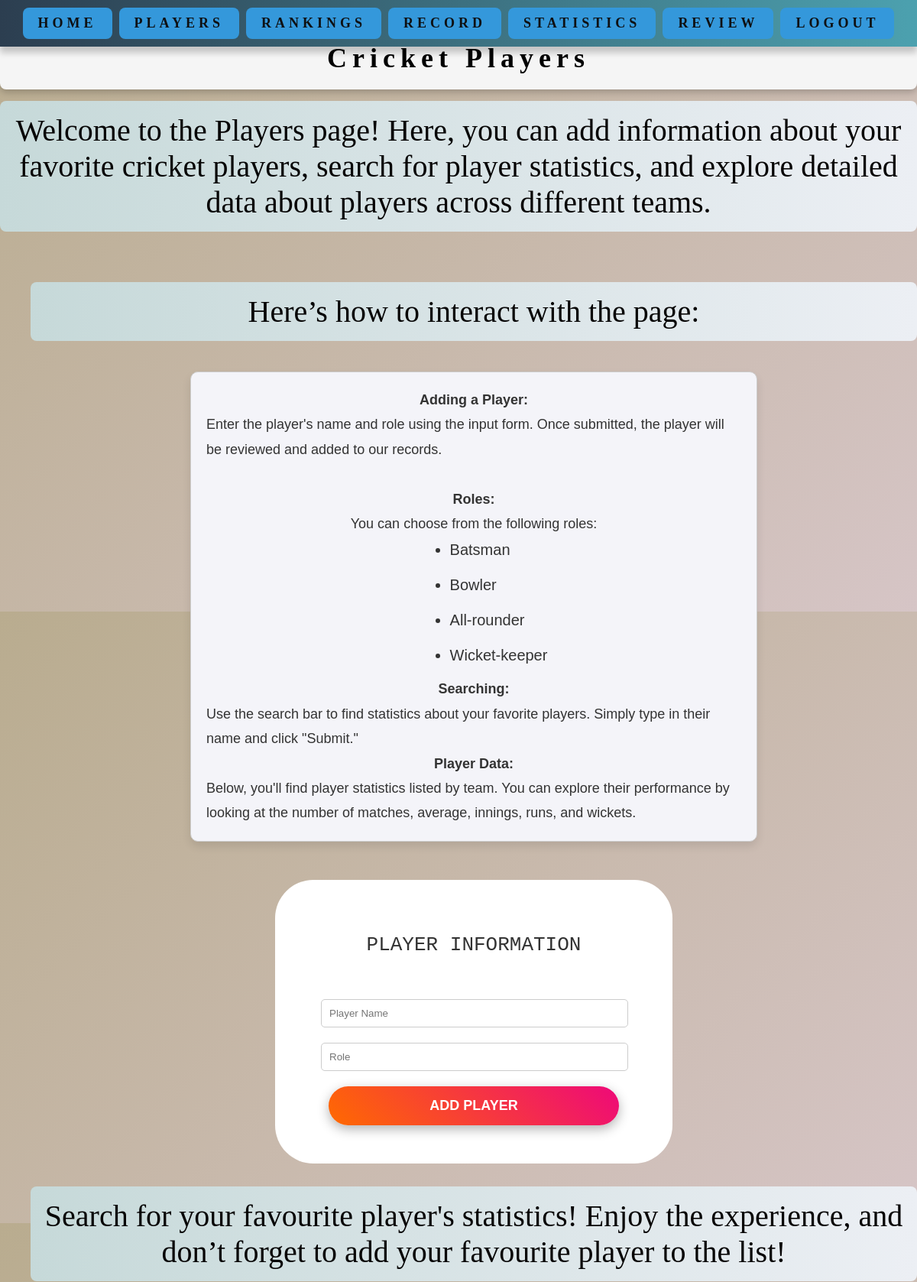
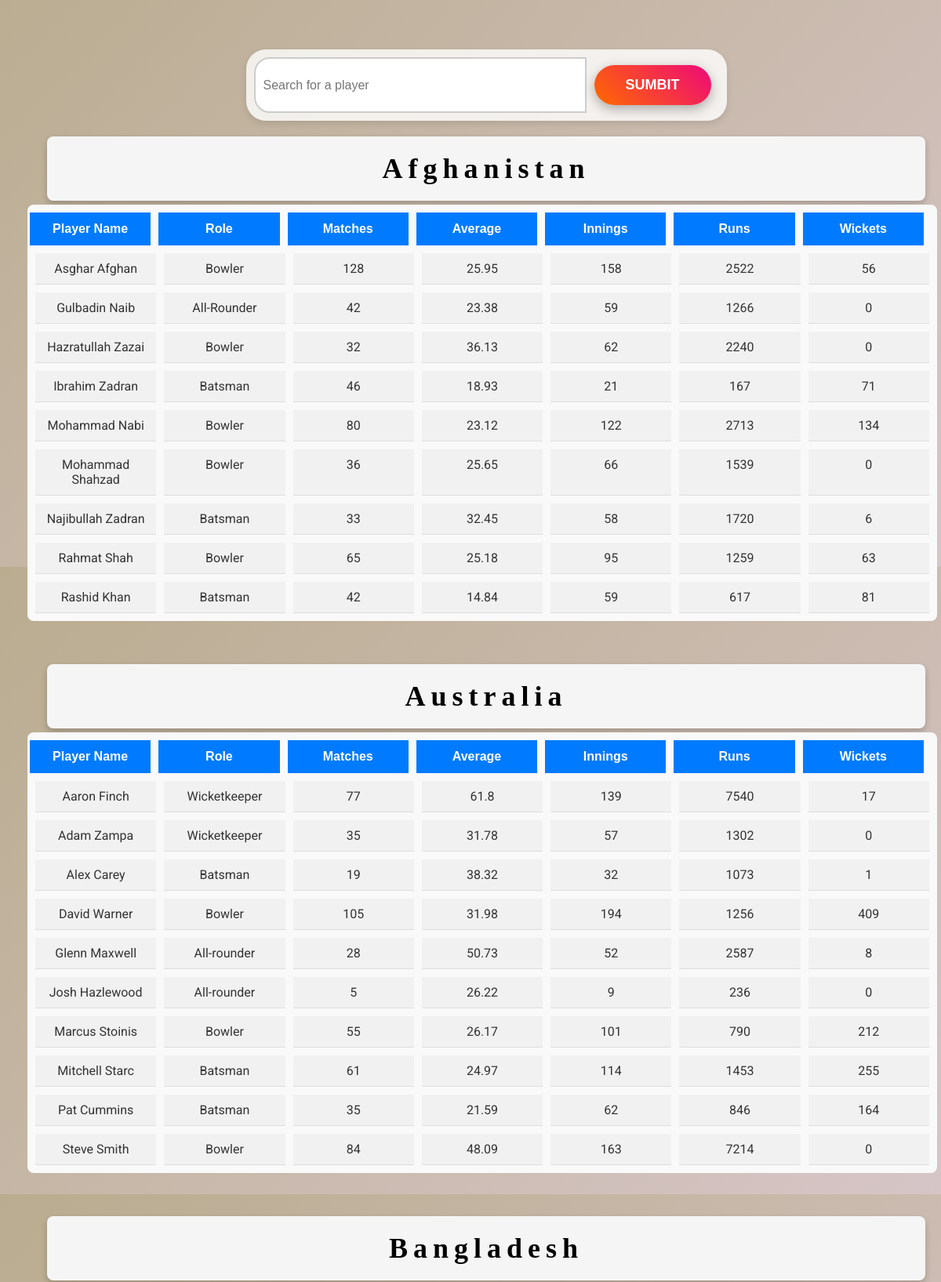
The app's page /Players (upper part) with its own data (2 pictures, top to bottom).
### tables this page shows
CREATE TABLE Matches ("Match id" INTEGER PRIMARY KEY, Playerid INTEGER REFERENCES Player (PlayerId), Matches INTEGER, Innings INTEGER, Runs INTEGER, Wickets INTEGER, Average INTEGER, Team TEXT);

CREATE TABLE Teams (Teamid INTEGER PRIMARY KEY, TeamName TEXT);

CREATE TABLE Player (PlayerId INTEGER PRIMARY KEY, PlayerName TEXT UNIQUE, Role TEXT, Teamid INTEGER REFERENCES Teams (Teamid), Verified INTEGER DEFAULT 1);

### routes.py (the view)
@app.route('/Players')
def Players():
    conn = get_db_connections()  # Establish DB connection
    cur = conn.cursor()
    cur.execute("""
    SELECT
       Teams.TeamName,
        Player.PlayerName,
        Player.Role,
        Matches.Matches,
        Matches.Average,
        Matches.Innings,
        Matches.Runs,
        Matches.Wickets
    FROM Teams
    INNER JOIN Player ON Teams.TeamId = Player.TeamId
    INNER JOIN Matches ON Player.PlayerId = Matches.PlayerId
    WHERE Player.Verified = 1
    ORDER BY Teams.TeamName, Player.PlayerName
    """)
    players_by_team = cur.fetchall()
    conn.close()
    teams_data = {}
    for row in players_by_team:
        team_name = row[0]
        player_data = row[1:]
        if team_name not in teams_data:
            teams_data[team_name] = []
        teams_data[team_name].append(player_data)
    return render_template("Players.html", teams_data=teams_data)  # render players page

### routes.py (called while the page is built)
def get_db_connections():
    conn = sqlite3.connect(DATABASE)  # Connect to the SQLite database
    conn.row_factory = sqlite3.Row  # Configure the connection to return rows as dictionaries
    return conn  # Return the database connection

### templates/Players.html (shortened to what this page needs)
{% extends "layout.html" %}
{% block content %}
<link rel="stylesheet" href="/static/style.css">
<body class="home-style">
    <h1 class="stats1">Cricket Players</h1>
    <p class="Instruction-player">Welcome to the Players page! Here, you can add information about your favorite cricket players, search for player statistics, and explore detailed data about players across different teams.</p>
    <ul>
        <p class="Instruction-player">
            Here’s how to interact with the page:
            <ul class="instructions-list">
                <strong>Adding a Player:</strong> Enter the player's name and role using the input form. Once submitted, the player will be reviewed and added to our records. <br><br>
                <strong>Roles:</strong> You can choose from the following roles:
                    <ul class="roles-list">
                        <li>Batsman</li>
                        <li>Bowler</li>
                        <li>All-rounder</li>
                        <li>Wicket-keeper</li>
                    </ul>
                <strong>Searching:</strong> Use the search bar to find statistics about your favorite players. Simply type in their name and click "Submit." <br>
                <strong>Player Data:</strong> Below, you'll find player statistics listed by team. You can explore their performance by looking at the number of matches, average, innings, runs, and wickets.
            </ul>
        </p>
    <div class="login">
        <div class="Player-login-box">
            <p class="playerp">Player Information</p>
            <form class="Player-form" action="{{ url_for('addplayer') }}" method="post">
                <input class="form-input" type="text" name="player_name" placeholder="Player Name" required>
                <input class="form-input" type="text" name="role" placeholder="Role" required>
                <button class="Ranking-button" type="submit">Add Player</button>
            </form>
        </div>
    </div>
    <p class="Instruction-player">Search for your favourite player's statistics! Enjoy the experience, and don’t forget to add your favourite player to the list!</p>
    <div class="Serach-bar">
        <form action="{{url_for('search')}}" method="GET">
            <input type="text" name="query" placeholder="Search for a player" required>
            <button class="Ranking-button" type="Sumbit">Sumbit</button>
        </form>
    </div>
    {% for team, players in teams_data.items() %}
    <div class="team-section">
        <h2 class="stats1">{{ team }}</h2>
        <div class="players-grid">
            <div class="players-grid-title">Player Name</div>
            <div class="players-grid-title">Role</div>
            <div class="players-grid-title">Matches</div>
            <div class="players-grid-title">Average</div>
            <div class="players-grid-title">Innings</div>
            <div class="players-grid-title">Runs</div>
            <div class="players-grid-title">Wickets</div>
            {% for player in players %}
                <div class="player-cell">{{ player[0] }}</div>
                <div class="player-cell">{{ player[1] }}</div>
                <div class="player-cell">{{ player[2] }}</div>
                <div class="player-cell">{{ player[3] }}</div>
                <div class="player-cell">{{ player[4] }}</div>
                <div class="player-cell">{{ player[5] }}</div>
                <div class="player-cell">{{ player[6] }}</div>
            {% endfor %}
        </div>
    </div>
    {% endfor %}
</body>
{% endblock %}

### static/style.css (style rules this page uses)
.home-style { margin: 0; padding: 0; font-family: Arial, Helvetica, sans-serif; background: linear-gradient(135deg,#b9ac8f 0%, #d6c5c6 100%); color: #333; display: flex; flex-direction: column; min-height: 100vh; overflow-x:hidden ; }
h1 { font-size: 100px; margin: 0; color: #e74c3c; }
h2 { margin: 20px; font-size: 24px; }
p { font-size: 20px; margin: 10px 0; }
.stats1 { position: relative; top: 15px; text-align: center; font-size: 36px; padding: 20px; background-color: whitesmoke; color: black; font-family: Pinyon Script; margin-top: 20px; margin-bottom: 20px; letter-spacing: 7px; border-radius: 8px; box-shadow: 0 4px 8px rgba(0, 0, 0, 0.2); }
.playerp { text-align: center; font-family: monospace; text-transform: uppercase; font-weight: 200; font-size: xx-large; }
form { position: relative; display: flex; flex-direction: column; top: 20px; widows: 100%; }
.form-input { width: calc(100% - 20px); padding: 10px; margin: 10px 0; border: 1px solid #ccc; border-radius: 5px; }
.login { flex: 1; display: flex; justify-content: center; align-items: center; height: 100%; padding: 20px; }
.Player-login-box { background: white; padding: 60px; border-radius: 50px; box-shadow: 0 4px 8px rgba (0,0,0,0.2); max-width: 400px; width: 100%; }
.Instruction-player { font-family: 'Playfair Display', serif; text-align: center; font-size: 2.5em; color: #060404; background: linear-gradient(to right, #c6d9d9, #eceff4); padding: 15px; border-radius: 8px; }
.players-grid { position: relative; width: auto; right: 5px; display: grid; grid-template-columns: repeat(7, 1fr); gap: 10px; margin-bottom: 20px; background-color: #f9f9f9; border-radius: 8px; padding: 10px; }
.players-grid-title { width: auto; position: relative; right: 7px; background-color: #007bff; color: white; font-weight: bold; padding: 12px; text-align: center; }
.player-cell { font-family: 'Roboto'; font-style: normal; font-weight: 400; font-display: swap; src: url(https://fonts.gstatic.com/s/roboto/v32/KFOmCnqEu92Fr1Mu5mxKOzY.woff2) format('woff2'); unicode-range: U+0301, U+0400-045F, U+0490-0491, U+04B0-04B1, U+2116; background-color: #f1f1f1; padding: 10px; text-align: center; border-bottom: 1px solid #ddd; }
.team-section { margin-bottom: 40px; }
.Serach-bar { display: flex; justify-content: center; align-items: center; height: 100px; margin-top: 20px; }
.Serach-bar form { display: flex; flex-direction: row; background: rgba(255, 255, 255, 0.8); padding: 10px; border-radius: 25px; box-shadow: 0 4px 8px rgba(0, 0, 0, 0.1); }
.Serach-bar input[type="text"] { padding: 10px; border: 2px solid #ccc; border-radius: 20px 0 0 20px; width: 400px; font-size: 16px; outline: none; }
.instructions-list { display: flex; flex-direction: column; align-items: center; background-color: #f4f4f9; border: 1px solid #ccc; padding: 20px; border-radius: 10px; font-size: 18px; max-width: 700px; margin: 30px auto; box-shadow: 0 6px 12px rgba(0, 0, 0, 0.1); line-height: 1.8; }
.instructions-list li { margin-bottom: 15px; line-height: 1.8; font-family: 'Arial', sans-serif; font-size: 20px; color: #333; font-weight: 600; }
.roles-list { margin-left: 25px; list-style-type: disc; font-size: 18px; color: #444; }
.roles-list li { margin-bottom: 10px; font-weight: 500; }
h2, h3, h4 { margin-bottom: 10px; color: #333; }
p { margin-bottom: 1em; }
.Ranking-button { padding: 15px 40px; border: none; border-radius: 50px; background: linear-gradient(45deg, #ff6a00, #ee0979); color: white; font-size: 18px; font-weight: bold; cursor: pointer; margin: 10px; transition: transform 0.2s, opacity 0.3s; box-shadow: 0 5px 15px rgba(0, 0, 0, 0.3); text-transform: uppercase; }

### records on screen
Matches: TeamName "Afghanistan", PlayerName "Asghar Afghan", Role "Bowler", Matches "128", Average "25.95", Innings "158", Runs "2522", Wickets "56"
Matches: PlayerName "Gulbadin Naib", Role "All-Rounder", Matches "42", Average "23.38", Innings "59", Runs "1266", Wickets "0"
Matches: PlayerName "Hazratullah Zazai", Role "Bowler", Matches "32", Average "36.13", Innings "62", Runs "2240", Wickets "0"
Matches: PlayerName "Ibrahim Zadran", Role "Batsman", Matches "46", Average "18.93", Innings "21", Runs "167", Wickets "71"
Matches: PlayerName "Mohammad Nabi", Role "Bowler", Matches "80", Average "23.12", Innings "122", Runs "2713", Wickets "134"
Matches: PlayerName "Mohammad Shahzad", Role "Bowler", Matches "36", Average "25.65", Innings "66", Runs "1539", Wickets "0"
Matches: PlayerName "Najibullah Zadran", Role "Batsman", Matches "33", Average "32.45", Innings "58", Runs "1720", Wickets "6"
Matches: PlayerName "Rahmat Shah", Role "Bowler", Matches "65", Average "25.18", Innings "95", Runs "1259", Wickets "63"
Matches: PlayerName "Rashid Khan", Role "Batsman", Matches "42", Average "14.84", Innings "59", Runs "617", Wickets "81"
Matches: TeamName "Australia", PlayerName "Aaron Finch", Role "Wicketkeeper", Matches "77", Average "61.8", Innings "139", Runs "7540", Wickets "17"
Matches: PlayerName "Adam Zampa", Role "Wicketkeeper", Matches "35", Average "31.78", Innings "57", Runs "1302", Wickets "0"
Matches: PlayerName "Alex Carey", Role "Batsman", Matches "19", Average "38.32", Innings "32", Runs "1073", Wickets "1"
Matches: PlayerName "David Warner", Role "Bowler", Matches "105", Average "31.98", Innings "194", Runs "1256", Wickets "409"
Matches: PlayerName "Glenn Maxwell", Role "All-rounder", Matches "28", Average "50.73", Innings "52", Runs "2587", Wickets "8"
Matches: PlayerName "Josh Hazlewood", Role "All-rounder", Matches "5", Average "26.22", Innings "9", Runs "236", Wickets "0"
Matches: PlayerName "Marcus Stoinis", Role "Bowler", Matches "55", Average "26.17", Innings "101", Runs "790", Wickets "212"
Matches: PlayerName "Mitchell Starc", Role "Batsman", Matches "61", Average "24.97", Innings "114", Runs "1453", Wickets "255"
Matches: PlayerName "Pat Cummins", Role "Batsman", Matches "35", Average "21.59", Innings "62", Runs "846", Wickets "164"
Matches: PlayerName "Steve Smith", Role "Bowler", Matches "84", Average "48.09", Innings "163", Runs "7214", Wickets "0"
Matches: TeamName "Bangladesh"
